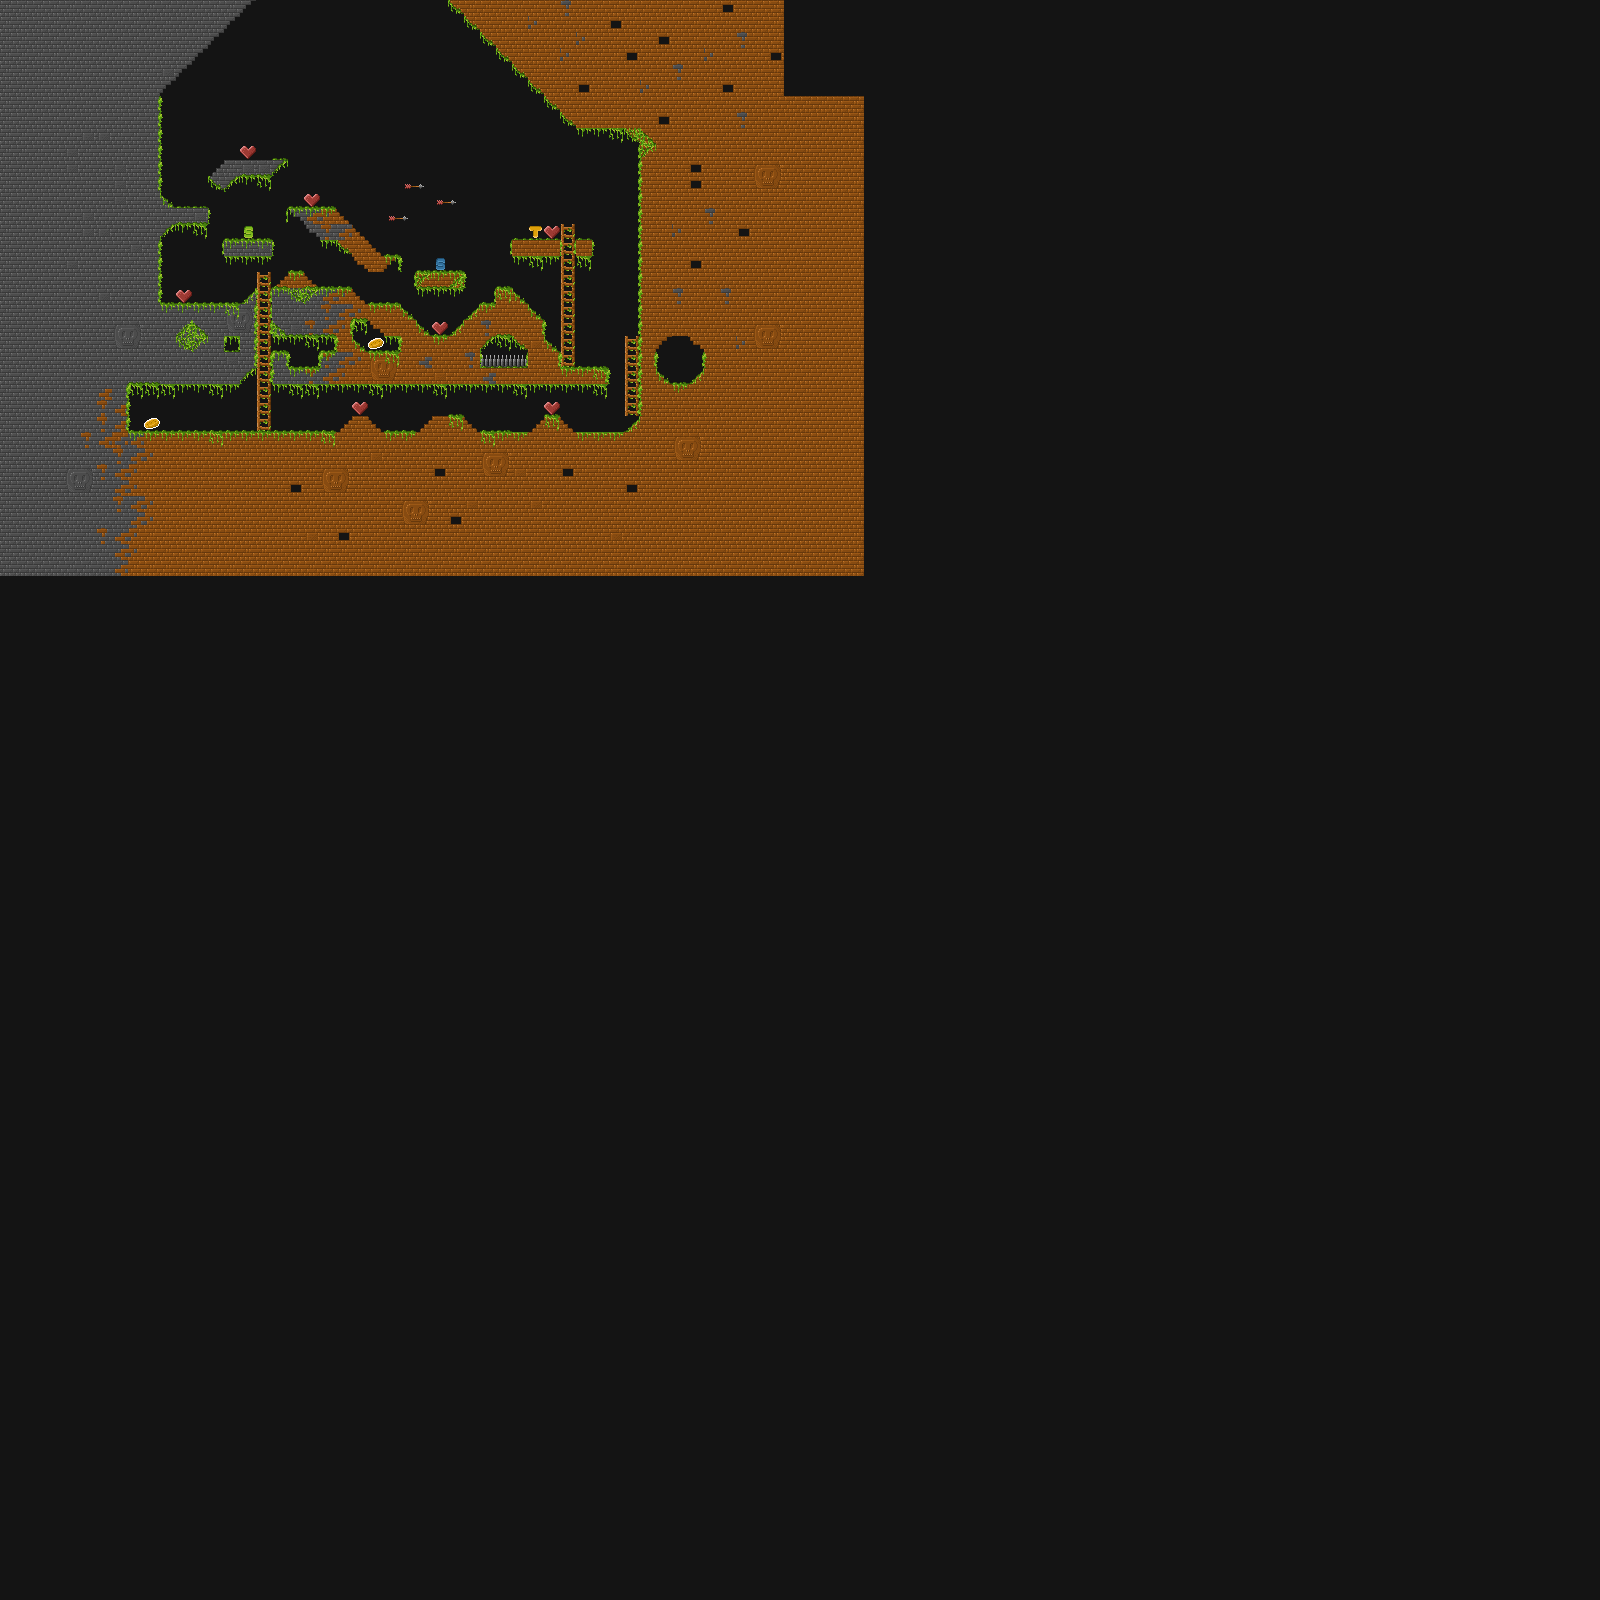

A level layout from a 2D game, rendered from its tile map. Below: a short description, then the map file with tile-grid data replaced by summaries:
An orthogonal 100x100 tile map with 16x16 px tiles, 4 tile layers (Ground, Deco 1, Deco 2, Objects).

<map version="1.0" orientation="orthogonal" renderorder="right-down" width="100" height="100" tilewidth="16" tileheight="16" backgroundcolor="#141414" nextobjectid="5">
 <tileset firstgid="1" name="Base" tilewidth="16" tileheight="16">
  <image source="tiles.png" width="1024" height="1024" />
 </tileset>
 <layer name="Ground" width="100" height="100">
  <data>[10000 cells, 1371 non-empty, 31 distinct tile ids]</data>
 </layer>
 <layer name="Deco 1" width="100" height="100">
  <data>[10000 cells, 268 non-empty, 17 distinct tile ids]</data>
 </layer>
 <layer name="Deco 2" width="100" height="100">
  <data>[10000 cells, 70 non-empty, 13 distinct tile ids]</data>
 </layer>
 <objectgroup name="Object Layer 1" />
 <layer name="Objects" width="100" height="100">
  <data>[10000 cells, 15 non-empty, 4 distinct tile ids]</data>
 </layer>
</map>
